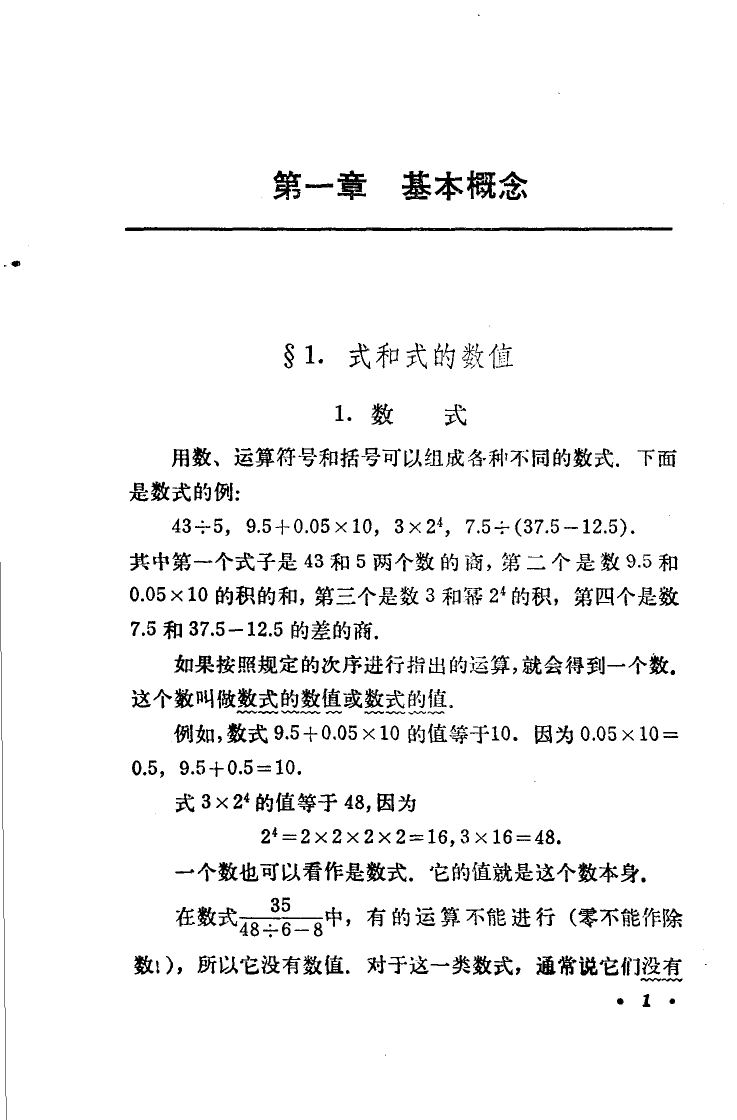
#> input picture resources/s10y-lessons/6a/pages/0007/page.png, 1473 x 2239 px, found by its file name (shown at 1/2 size)
$ python final_numeric_details.py
#> lines starting #> are read from the running program, lines starting #| are printed output that depends on the picture; after the words box and inside, x2 and y2 are one past the last pixel; in counts of white or black regions, pixels touching at a corner belong together
### ssot-resources/soviet10year-textbooks/artifacts/10c/evidence/batch011-counter137-142-diagnosis/production-counter137-142-diagnosis/scripts/geometry.py
#!/usr/bin/env python3
"""Numeric-only bounded-region inspection; never call a full-page row counter."""
import argparse
import hashlib
import importlib.util
import json
from pathlib import Path
import sys

sys.dont_write_bytecode = True
import numpy as np
from PIL import Image
from scipy import ndimage

OWNED = Path(__file__).resolve().parents[1]
ROOT = OWNED.parents[4]
TOOL = ROOT / ".claude/skills/ld-s10y-lesson/tools/layout.py"
FROZEN_TOOL = "5a40298cf32590aa93fc87d5b158efda0e6d85b1defbfe7b8d3fb8a515c325b7"
PAGES = (137, 140, 141, 142)
WINDOWS = {
    137: [
        ("integral-R03", [0, 735, 1695, 120]),
        ("integral-R13", [0, 1600, 1695, 123]),
        ("footnote-separator", [0, 2050, 1695, 65]),
        ("upper-edge", [0, 0, 1695, 180]),
        ("lower-edge", [0, 2320, 1695, 260]),
    ],
    140: [
        ("fraction-R02", [0, 320, 1695, 140]),
        ("inline-fraction-R03", [0, 460, 1695, 103]),
        ("integrals-R06", [0, 742, 1695, 135]),
        ("integrals-R07", [0, 875, 1695, 130]),
        ("integral-R08", [0, 1005, 1695, 133]),
        ("integral-R09", [0, 1140, 1695, 135]),
        ("integrals-R11", [0, 1360, 1695, 135]),
        ("integral-bracket-R12", [0, 1495, 1695, 140]),
        ("integrals-R13", [0, 1635, 1695, 135]),
        ("integrals-R14", [0, 1770, 1695, 135]),
        ("integrals-R15", [0, 1905, 1695, 130]),
        ("integral-R17", [0, 2110, 1695, 125]),
        ("upper-edge", [0, 0, 1695, 185]),
        ("lower-edge", [0, 2330, 1695, 250]),
    ],
    141: [
        ("integrals-R01", [0, 210, 1695, 140]),
        ("integral-R03", [0, 415, 1695, 140]),
        ("integrals-R05-unknown518-preserved", [0, 625, 1695, 140]),
        ("integrals-bars-R07", [0, 840, 1695, 140]),
        ("integral-R11", [0, 1215, 1695, 135]),
        ("upper-edge", [0, 0, 1695, 185]),
        ("lower-edge", [0, 2330, 1695, 250]),
    ],
    142: [
        ("chapter-row1", [0, 380, 1695, 130]),
        ("chapter-row2", [0, 510, 1695, 100]),
        ("chapter-separator", [0, 610, 1695, 60]),
        ("upper-edge", [0, 0, 1695, 300]),
        ("lower-edge", [0, 2330, 1695, 250]),
        ("left-side-formula-break", [0, 1180, 727, 165]),
        ("caption-shared-row", [0, 2140, 1695, 105]),
    ],
}


def digest(path):
    return hashlib.sha256(path.read_bytes()).hexdigest()


def source_path(page):
    group = "136-139" if page == 137 else "140-143"
    return ROOT / (
        ".intentfold/tickets/STEMROBIN-184/tmp/"
        f"production-source10c{group}/10c/pages/{page:04d}/page.png"
    )


# [104 lines left out: functions load_tool, component_records, inspect_region, main, not called in this run]


# [2 lines that do not run on import are left out]

### ssot-resources/soviet10year-textbooks/artifacts/10c/evidence/batch011-counter137-142-diagnosis/production-counter137-142-diagnosis/scripts/final_numeric_details.py
#!/usr/bin/env python3
"""Extract exact source-component details for already located suspect regions."""
import json
import sys

sys.dont_write_bytecode = True
import numpy as np
from PIL import Image
from scipy import ndimage
from geometry import OWNED, source_path, digest

result = {"method": "selected source regions only; no masking, classifier or page-row counter"}
with Image.open(source_path(142)) as image:
#> image is the input picture: PIL image 1473x2239 RGB; 95.5% white; 651 black regions (61 under 20 px), largest, box (x1, y1, x2, y2) and area: (250, 454, 1345, 463) 6645, (804, 341, 863, 400) 1829, (934, 341, 992, 398) 1787
    ink = np.asarray(image.convert("L")) < 128
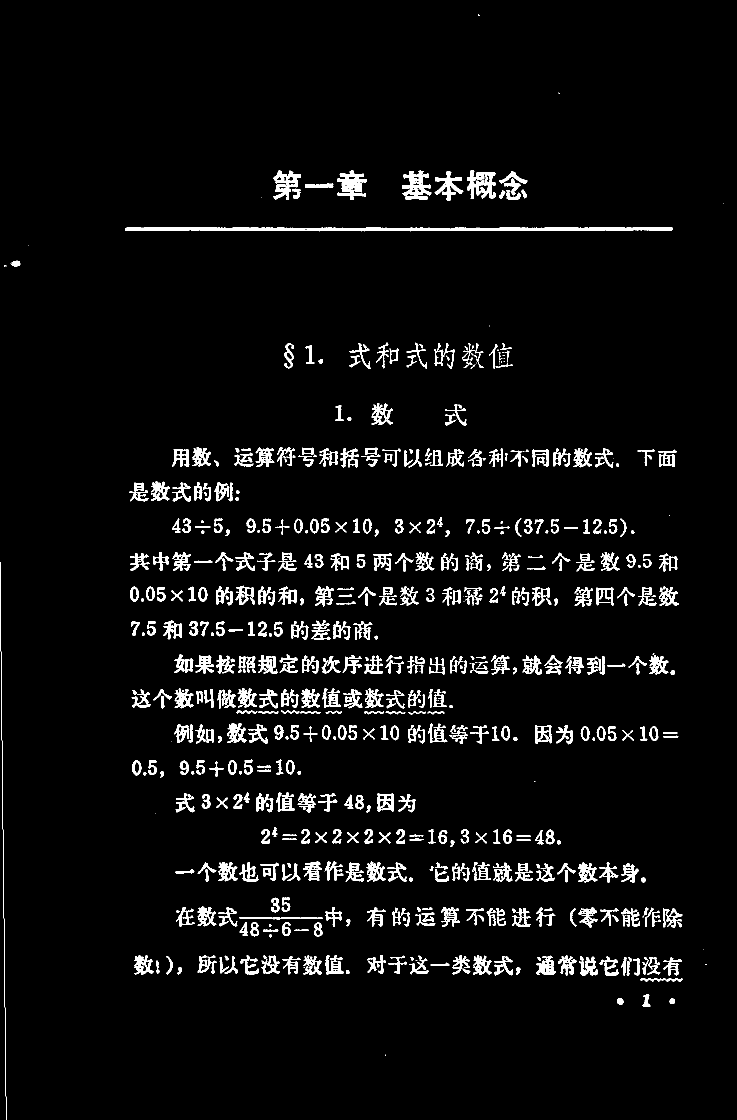
#> ink: shape (2239, 1473) bool (shown at 1/2 size); 4.5% white; 651 white regions (61 under 20 px), largest, box (x1, y1, x2, y2) and area: (250, 454, 1345, 463) 6645, (804, 341, 863, 400) 1829, (934, 341, 992, 398) 1787
labels, _ = ndimage.label(ink)
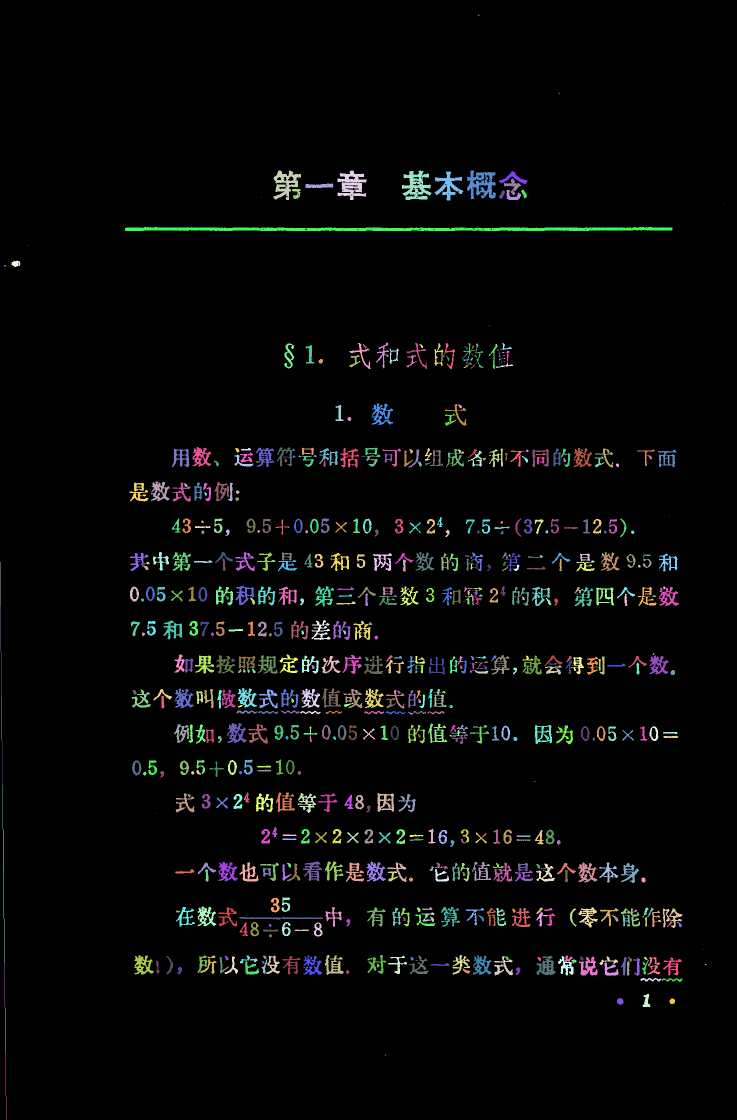
#> labels: shape (2239, 1473) int32 (shown at 1/2 size); 726 distinct labels, from 0 to 725; one colour per label, 0 black
bounds = ndimage.find_objects(labels)
#> bounds = 725 items
result["bottom_regions"] = []
for box in ([772, 2479, 133, 3], [1404, 2485, 244, 4]):
    x, y, w, h = box
    local_ids = [int(cid) for cid in np.unique(labels[y:y + h, x:x + w]) if cid]
    components = []
    for cid in local_ids:
        rows, cols = bounds[cid - 1]
        mask = labels[rows, cols] == cid
        components.append({
            "id": cid,
            "source_box": [cols.start, rows.start, cols.stop - cols.start, rows.stop - rows.start],
            "area": int(mask.sum()),
        })
    result["bottom_regions"].append({
        "box": box,
        "ink_pixels_in_box": int(ink[y:y + h, x:x + w].sum()),
        "source_component_count": len(components),
#> (the run stopped early here; a loop or call above may not have finished)
